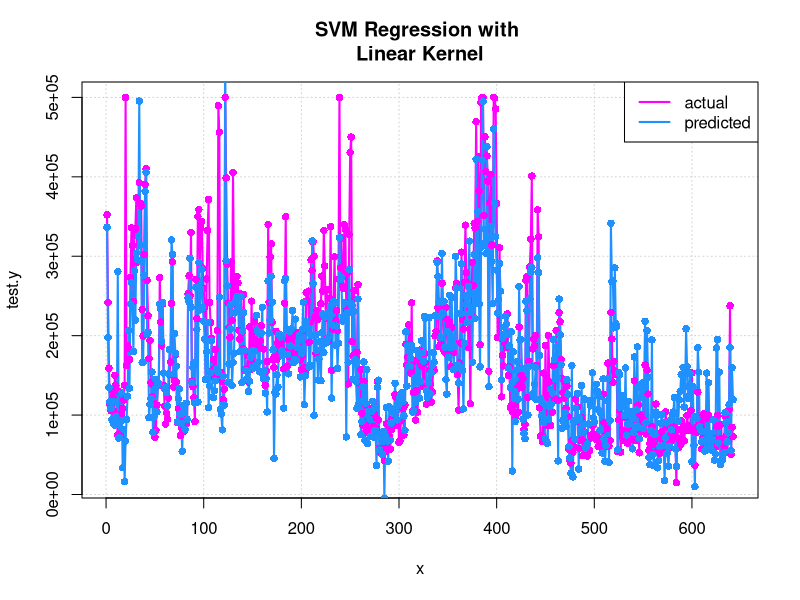
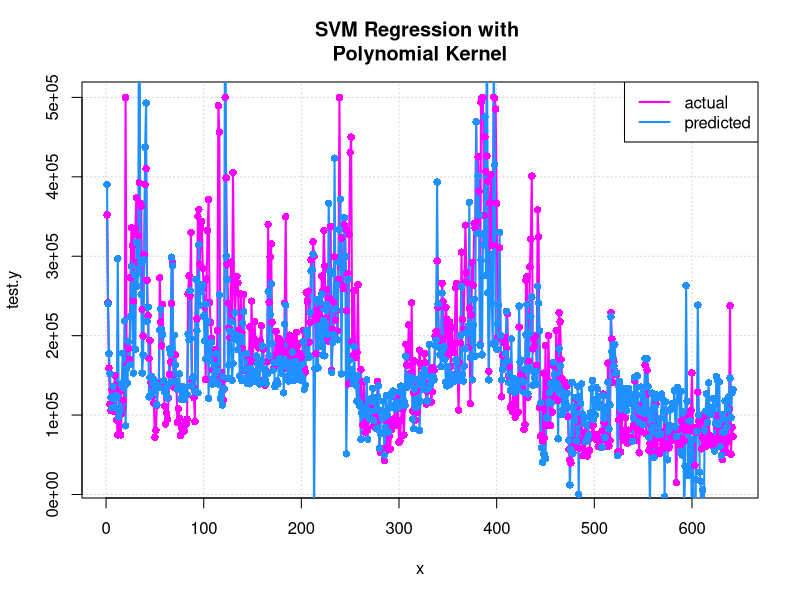
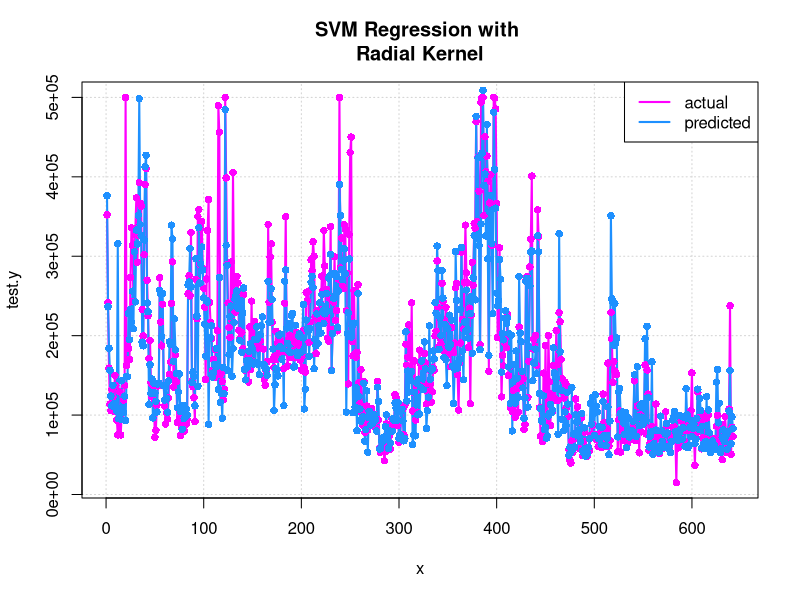
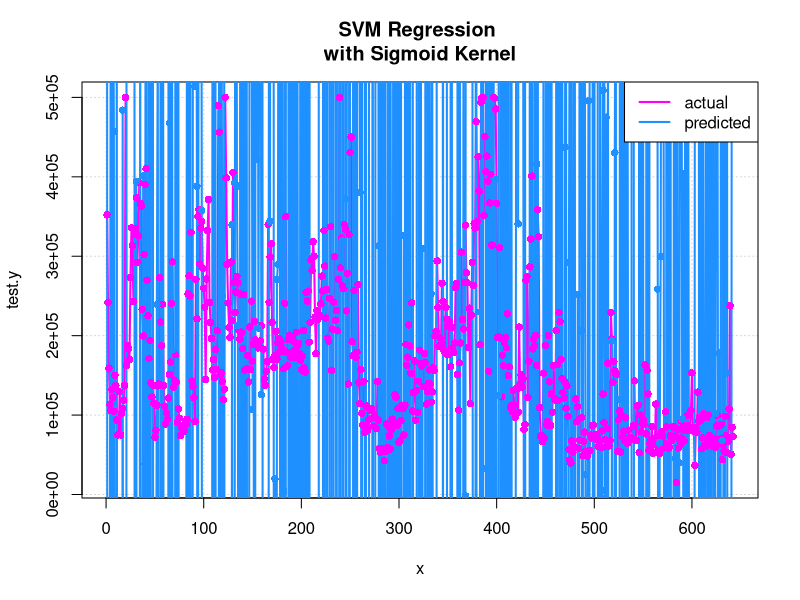

Generate these figures, in order, with R:
housing.data<- read.csv(file = here::here("DATA_SETS/housing_data.csv"),
                                          header=TRUE, sep=",")

housing.data$ocean_proximity<- ifelse(housing.data$ocean_proximity=='<1H OCEAN',
1, ifelse(housing.data$ocean_proximity=='INLAND',2, 
ifelse(housing.data$ocean_proximity=='NEAR BAY',3,4)))

#SPLITTING DATA INTO 80% TRAINING AND 20% TESTING SETS 
set.seed(234564)
sample <- sample(c(TRUE, FALSE), nrow(housing.data), replace=TRUE, 
prob=c(0.8,0.2))
train<- housing.data[sample,]
test<-  housing.data[!sample,]
test.x<- data.matrix(test[-8])
test.y<- data.matrix(test[8])

#install.packages("e1071")
library(e1071)

######################################################
#FITTING SVR WITH LINEAR KERNEL
######################################################
svm.reg<- svm(median_house_value ~ housing_median_age+total_rooms
+total_bedrooms+population+households+median_income+ocean_proximity, 
data=train, kernel="linear")

#COMPUTING PREDICTION ACCURACY FOR TESTING DATA 
pred.y<- predict(svm.reg, test.x)

#accuracy within 10%
accuracy10<- ifelse(abs(test.y-pred.y)<0.10*test.y,1,0) 

#accuracy within 15%
accuracy15<- ifelse(abs(test.y-pred.y)<0.15*test.y,1,0) 

#accuracy within 20%
accuracy20<- ifelse(abs(test.y-pred.y)<0.20*test.y,1,0)

print('Linear Kernel')
print(paste('within 10%:', round(mean(accuracy10),4)))
print(paste('within 15%:', round(mean(accuracy15),4)))
print(paste('within 20%:', round(mean(accuracy20),4)))

#PLOTTING ACTUAL AND PREDICTED VALUES FOR TESTING DATA
x<- 1:length(test.y)
plot(x, test.y, type="l", lwd=2, col="magenta", main="SVM Regression with 
Linear Kernel", panel.first=grid())
lines(x, pred.y, lwd=2, col="dodgerblue")
points(x,test.y, pch=16, col="magenta")
points(x, pred.y, pch=16, col="dodgerblue")
legend("topright", c("actual", "predicted"), lty=1, lwd=2,
col=c("magenta","dodgerblue"))

#######################################################
#FITTING SVR WITH POLYNOMIAL KERNEL
#######################################################
svm.reg<- svm(median_house_value ~ housing_median_age+total_rooms
+total_bedrooms+population+households+median_income+ocean_proximity, 
data=train, kernel="poly")

#COMPUTING PREDICTION ACCURACY FOR TESTING DATA 
pred.y<- predict(svm.reg, test.x)

#accuracy within 10%
accuracy10<- ifelse(abs(test.y-pred.y)<0.10*test.y,1,0) 

#accuracy within 15%
accuracy15<- ifelse(abs(test.y-pred.y)<0.15*test.y,1,0) 

#accuracy within 20%
accuracy20<- ifelse(abs(test.y-pred.y)<0.20*test.y,1,0)

print('Polynomial Kernel')
print(paste('within 10%:', round(mean(accuracy10),4)))
print(paste('within 15%:', round(mean(accuracy15),4)))
print(paste('within 20%:', round(mean(accuracy20),4)))

#PLOTTING ACTUAL AND PREDICTED VALUES FOR TESTING DATA
x<- 1:length(test.y)
plot(x, test.y, type="l", lwd=2, col="magenta", main="SVM Regression with 
Polynomial Kernel", panel.first=grid())
lines(x, pred.y, lwd=2, col="dodgerblue")
points(x,test.y, pch=16, col="magenta")
points(x, pred.y, pch=16, col="dodgerblue")
legend("topright", c("actual", "predicted"), lty=1, lwd=2,
col=c("magenta","dodgerblue"))

#######################################################
#FITTING SVR WITH RADIAL KERNEL
#######################################################
svm.reg<- svm(median_house_value ~ housing_median_age+total_rooms
+total_bedrooms+population+households+median_income+ocean_proximity, 
data=train, kernel="radial")

#COMPUTING PREDICTION ACCURACY FOR TESTING DATA 
pred.y<- predict(svm.reg, test.x)

#accuracy within 10%
accuracy10<- ifelse(abs(test.y-pred.y)<0.10*test.y,1,0) 

#accuracy within 15%
accuracy15<- ifelse(abs(test.y-pred.y)<0.15*test.y,1,0) 

#accuracy within 20%
accuracy20<- ifelse(abs(test.y-pred.y)<0.20*test.y,1,0)

print('Radial Kernel')
print(paste('within 10%:', round(mean(accuracy10),4)))
print(paste('within 15%:', round(mean(accuracy15),4)))
print(paste('within 20%:', round(mean(accuracy20),4)))

#PLOTTING ACTUAL AND PREDICTED VALUES FOR TESTING DATA
x<- 1:length(test.y)
plot(x, test.y, type="l", lwd=2, col="magenta", main="SVM Regression with 
Radial Kernel", panel.first=grid())
lines(x, pred.y, lwd=2, col="dodgerblue")
points(x,test.y, pch=16, col="magenta")
points(x, pred.y, pch=16, col="dodgerblue")
legend("topright", c("actual", "predicted"), lty=1, lwd=2,
col=c("magenta","dodgerblue"))

#####################################################
#FITTING SVR WITH SIGMOID KERNEL
#####################################################
svm.reg<- svm(median_house_value ~ housing_median_age+total_rooms
+total_bedrooms+population+households+median_income+ocean_proximity, 
data=train, kernel="sigmoid")

#COMPUTING PREDICTION ACCURACY FOR TESTING DATA 
pred.y<- predict(svm.reg, test.x)

#accuracy within 10%
accuracy10<- ifelse(abs(test.y-pred.y)<0.10*test.y,1,0) 

#accuracy within 15%
accuracy15<- ifelse(abs(test.y-pred.y)<0.15*test.y,1,0) 

#accuracy within 20%
accuracy20<- ifelse(abs(test.y-pred.y)<0.20*test.y,1,0)

print('Sigmoid Kernel')
print(paste('within 10%:', round(mean(accuracy10),4)))
print(paste('within 15%:', round(mean(accuracy15),4)))
print(paste('within 20%:', round(mean(accuracy20),4)))

#PLOTTING ACTUAL AND PREDICTED VALUES FOR TESTING DATA
x<- 1:length(test.y)
plot(x, test.y, type="l", lwd=2, col="magenta", main="SVM Regression 
with Sigmoid Kernel", panel.first=grid())
lines(x, pred.y, lwd=2, col="dodgerblue")
points(x,test.y, pch=16, col="magenta")
points(x, pred.y, pch=16, col="dodgerblue")
legend("topright", c("actual", "predicted"), lty=1, lwd=2,
col=c("magenta","dodgerblue"))